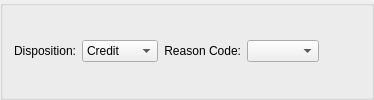
      <widget class="QGroupBox" name="_miscGroup" >
       <property name="sizePolicy" >
        <sizepolicy vsizetype="Preferred" hsizetype="Preferred" >
         <horstretch>1</horstretch>
         <verstretch>0</verstretch>
        </sizepolicy>
       </property>
       <property name="title" >
        <string/>
       </property>
       <layout class="QGridLayout" >
        <item row="0" column="0" >
         <widget class="QLabel" name="_dispositionLit" >
          <property name="text" >
           <string>Disposition:</string>
          </property>
          <property name="alignment" >
           <set>Qt::AlignRight|Qt::AlignTrailing|Qt::AlignVCenter</set>
          </property>
         </widget>
        </item>
        <item row="0" column="1" >
         <widget class="XComboBox" name="_disposition" >
          <item>
           <property name="text" >
            <string>Credit</string>
           </property>
          </item>
          <item>
           <property name="text" >
            <string>Return</string>
           </property>
          </item>
          <item>
           <property name="text" >
            <string>Replace</string>
           </property>
          </item>
          <item>
           <property name="text" >
            <string>Service</string>
           </property>
          </item>
          <item>
           <property name="text" >
            <string>Ship</string>
           </property>
          </item>
         </widget>
        </item>
        <item row="0" column="2" >
         <widget class="QLabel" name="_rsnCodeLit" >
          <property name="text" >
           <string>Reason Code:</string>
          </property>
          <property name="alignment" >
           <set>Qt::AlignRight|Qt::AlignTrailing|Qt::AlignVCenter</set>
          </property>
         </widget>
        </item>
        <item row="0" column="3" >
         <widget class="XComboBox" name="_rsnCode" >
          <property name="maximumSize" >
           <size>
            <width>200</width>
            <height>16777215</height>
           </size>
          </property>
          <property name="allowNull" >
           <bool>true</bool>
          </property>
          <property name="type" >
           <enum>XComboBox::ReasonCodes</enum>
          </property>
         </widget>
        </item>
        <item row="0" column="4" >
         <spacer>
          <property name="orientation" >
           <enum>Qt::Horizontal</enum>
          </property>
          <property name="sizeHint" >
           <size>
            <width>41</width>
            <height>20</height>
           </size>
          </property>
         </spacer>
        </item>
       </layout>
      </widget>
